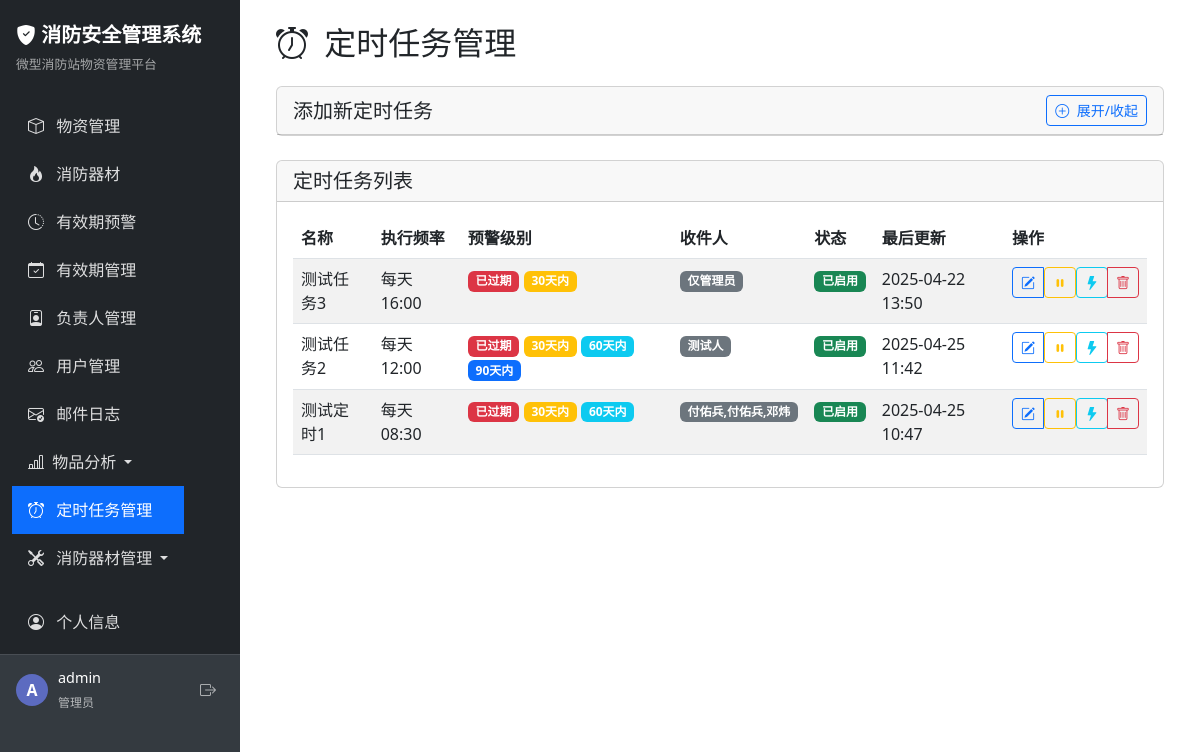
The page /scheduler/ (signed in) on the database as committed earlier.
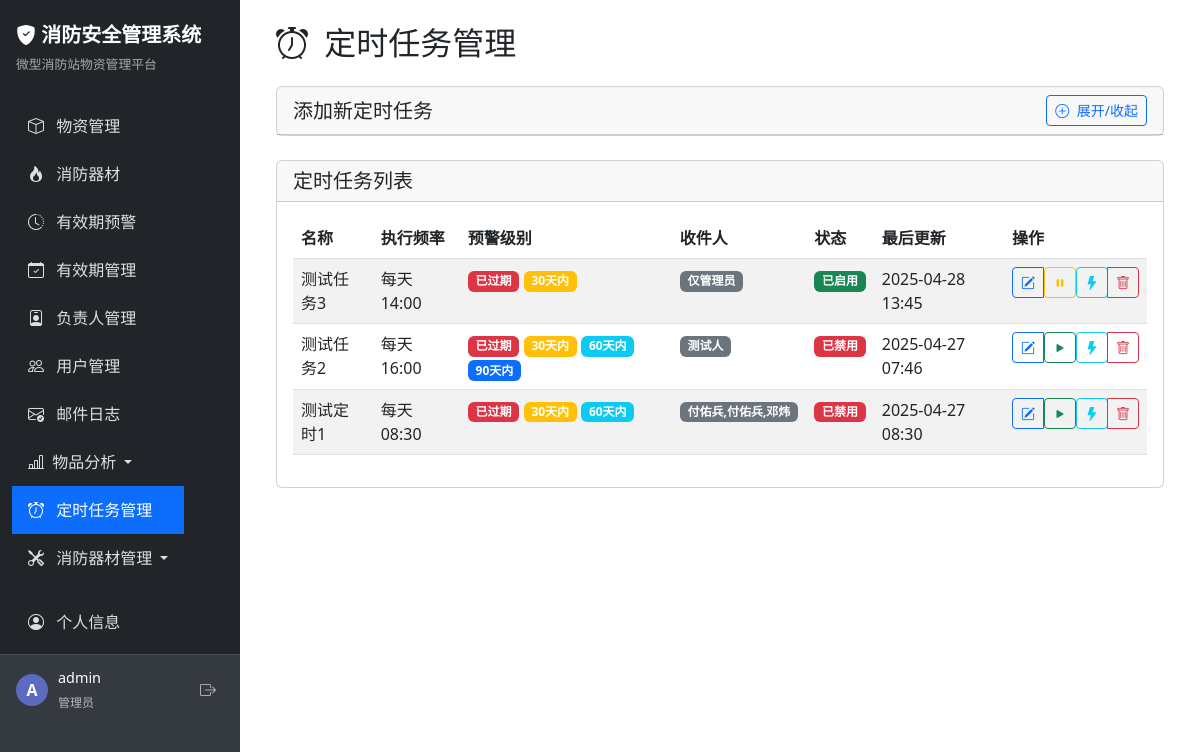
The same page on the database as committed later.
### app/models/scheduler_config.py (models this page shows, shortened)
class SchedulerConfig(db.Model):
    __tablename__ = 'scheduler_configs'
    id = db.Column(db.Integer, primary_key=True)
    name = db.Column(db.String(100), nullable=False)  # 任务名称
    enabled = db.Column(db.Boolean, default=True)  # 是否启用
    frequency_type = db.Column(db.String(20), nullable=False)  # 频率类型: daily, weekly, monthly
    execution_time = db.Column(db.String(10), nullable=False)  # 执行时间，格式: HH:MM
    day_of_week = db.Column(db.String(10))  # 周几执行，用于weekly: mon, tue, wed, thu, fri, sat, sun
    day_of_month = db.Column(db.Integer)  # 每月几号执行，用于monthly: 1-31
    warning_levels = db.Column(db.String(100))  # 预警级别，逗号分隔: expired,within_30,within_60,within_90
    recipient_filter = db.Column(db.String(200))  # 接收人筛选，逗号分隔的负责人名称或'all'
    created_at = db.Column(db.DateTime, default=datetime.now)
    updated_at = db.Column(db.DateTime, default=datetime.now, onupdate=datetime.now)
    created_by = db.Column(db.Integer)  # 创建者用户ID

### app/routes/scheduler.py (the view)
    def decorated_function(*args, **kwargs):
        if not current_user.is_authenticated or current_user.role != 'admin':
            flash('您没有访问此页面的权限', 'danger')
            return redirect(url_for('index'))
        return f(*args, **kwargs)

### app/routes/scheduler.py (called while the page is built)
def admin_required(f):
    def decorated_function(*args, **kwargs):
        if not current_user.is_authenticated or current_user.role != 'admin':
            flash('您没有访问此页面的权限', 'danger')
            return redirect(url_for('index'))
        return f(*args, **kwargs)
    decorated_function.__name__ = f.__name__
    return decorated_function

@scheduler_bp.route('/')
@login_required
@admin_required
def index():
    try:
        configs = SchedulerConfig.query.order_by(SchedulerConfig.id.desc()).all()
        responsible_persons = ResponsiblePerson.query.order_by(ResponsiblePerson.person_name).all()
        return render_template(
            'scheduler/index.html',
            configs=configs,
            responsible_persons=responsible_persons
        )
    except Exception as e:
        traceback.print_exc()
        flash(f'加载定时任务配置出错: {str(e)}', 'danger')
        return render_template('scheduler/index.html', configs=[], error=str(e))

### app/templates/scheduler/index.html (shortened to what the changed rows need)
{% extends 'base.html' %}
{% block content %}
<div class="container-fluid">
    <h2 class="mb-4">
        <i class="bi bi-alarm me-2"></i> 定时任务管理
    </h2>
    <div class="card">
        <div class="card-body">
            {% if configs %}
            <div class="table-responsive">
                <table class="table table-striped table-hover">
                    <thead>
                        <tr>
                            <th>名称</th>
                            <th>执行频率</th>
                            <th>预警级别</th>
                            <th>收件人</th>
                            <th>状态</th>
                            <th>最后更新</th>
                            <th>操作</th>
                        </tr>
                    </thead>
                    <tbody>
                        {% for config in configs %}
                        <tr>
                            <td>{{ config.name }}</td>
                            <td>
                                {% if config.frequency_type == 'daily' %}
                                每天 {{ config.execution_time }}
                                {% elif config.frequency_type == 'monthly' %}
                                每月{{ config.day_of_month }}日 {{ config.execution_time }}
                                {% endif %}
                            </td>
                            <td>
                                {% if 'expired' in config.warning_levels %}
                                <span class="badge bg-danger">已过期</span>
                                {% endif %}
                                {% if 'within_30' in config.warning_levels %}
                                <span class="badge bg-warning">30天内</span>
                                {% endif %}
                                {% if 'within_60' in config.warning_levels %}
                                <span class="badge bg-info">60天内</span>
                                {% endif %}
                                {% if 'within_90' in config.warning_levels %}
                                <span class="badge bg-primary">90天内</span>
                                {% endif %}
                            </td>
                            <td>
                                {% if config.recipient_filter == 'all' %}
                                <span class="badge bg-secondary">所有负责人</span>
                                {% elif config.recipient_filter == 'admin' %}
                                <span class="badge bg-secondary">仅管理员</span>
                                {% else %}
                                <span class="badge bg-secondary">{{ config.recipient_filter }}</span>
                                {% endif %}
                            </td>
                            <td>
                                {% if config.enabled %}
                                <span class="badge bg-success">已启用</span>
                                {% else %}
                                <span class="badge bg-danger">已禁用</span>
                                {% endif %}
                            </td>
                            <td>{{ config.updated_at.strftime('%Y-%m-%d %H:%M') }}</td>
                            <td>
                                <div class="btn-group">
                                    <button type="button" class="btn btn-sm btn-outline-primary edit-modal-button"
                                            data-bs-toggle="modal"
                                            data-bs-target="#editModal-{{ config.id }}"
                                            data-config-id="{{ config.id }}"
                                            data-recipient-filter="{{ config.recipient_filter }}">
                                        <i class="bi bi-pencil-square"></i>
                                    </button>
                                    <form action="{{ url_for('scheduler.toggle_config', config_id=config.id) }}" method="post" class="d-inline">
                                        <button type="submit" class="btn btn-sm {% if config.enabled %}btn-outline-warning{% else %}btn-outline-success{% endif %}">
                                            <i class="bi {% if config.enabled %}bi-pause-fill{% else %}bi-play-fill{% endif %}"></i>
                                        </button>
                                    </form>
                                    <form action="{{ url_for('scheduler.run_now', config_id=config.id) }}" method="post" class="d-inline">
                                        <button type="submit" class="btn btn-sm btn-outline-info" title="立即执行">
                                            <i class="bi bi-lightning-fill"></i>
                                        </button>
                                    </form>
                                    <button type="button" class="btn btn-sm btn-outline-danger" data-bs-toggle="modal" data-bs-target="#deleteModal-{{ config.id }}">
                                        <i class="bi bi-trash"></i>
                                    </button>
                                </div>
                            </td>
                        </tr>
                        {% endfor %}
                    </tbody>
                </table>
            </div>
            {% else %}
            <div class="alert alert-info">
                <i class="bi bi-info-circle me-2"></i> 暂无定时任务配置，请使用上方的表单添加新任务。
            </div>
            {% endif %}
        </div>
    </div>
</div>
{% endblock %}

Rows that differ between the two databases and show on the page:
changed SchedulerConfig "测试任务3": execution_time "16:00" → "14:00"; updated_at "2025-04-22 13:50" → "2025-04-28 13:45"
changed SchedulerConfig "测试任务2": execution_time "12:00" → "16:00"; updated_at "2025-04-25 11:42" → "2025-04-27 07:46"; enabled "已启用" → "已禁用"
changed SchedulerConfig "测试定时1": updated_at "2025-04-25 10:47" → "2025-04-27 08:30"; enabled "已启用" → "已禁用"
